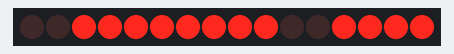
A sketch run on a simulated Arduino Uno, built with avr-gcc and run on an emulated ATmega328P. Shown: 16 shift-register outputs drawn as a row of LEDs (first output left, lit = HIGH). Wiring (inferred from the names in the program): 2 × shift register (74HC595): data pin 5; shift clock pin 6; latch pin 7. Wiring (inferred from the signals the program sends): row of LEDs: on Q0, Q1, Q2, Q3, Q4, Q5, Q6, Q7, Q8, Q9, Q10, Q11, Q12, Q13, Q14, Q15.

Above: at 0.1 s.
At 34.8 s:
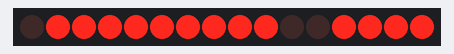
Timing chart, 0 to 40.0 s (numbered marks = the images above):
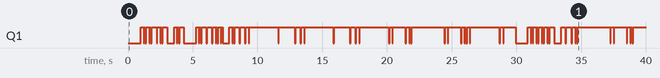

The sketch:

test.ino
```cpp
#include "src/ledAndKey/ledAndKey.h"
#include "src/ledAndKey/segDispCodes.h"

// pin definitions
#define PIN_STB 7
#define PIN_CLK 6
#define PIN_DIO 5

uint8_t dispNumbers[] = {DISP_0, DISP_1, DISP_2, DISP_3, DISP_4, DISP_5, DISP_6, DISP_7, DISP_8, DISP_9, DISP_A, DISP_b, DISP_c, DISP_d, DISP_E, DISP_F};

LedKey ledKey(PIN_STB, PIN_CLK, PIN_DIO);

uint32_t number = 0;

void setup()
{
    ledKey.init();
}

void loop()
{
    uint8_t value = ledKey.readValue();
    for (int i = 0; i < 8; i++)
    {
        ledKey.setLed(i, (value >> i) & 1);
    }

    writeNum(number);
    number++;
}

void writeNum(uint32_t num)
{
    for (int i = 0; i < 8; i++)
    {
        ledKey.setDisp(7 - i, dispNumbers[num % 10]);
        num /= 10;
    }
}
```

ledAndKey.cpp
```cpp
#include "ledAndKey.h"

LedKey::LedKey(int stb, int clk, int dio)
{
    pinStb = stb;
    pinClk = clk;
    pinDio = dio;
}

void LedKey::init()
{
    // setup pins
    pinMode(pinStb, OUTPUT);
    pinMode(pinClk, OUTPUT);
    pinMode(pinDio, OUTPUT);
    digitalWrite(pinStb, HIGH);

    // init led&key
    sendValues(CMD_MODE_WRITE_NO_INCREMENT);
    sendValues(CMD_DISPLAY_OFF);
    setAll(0x00);
    setBrightness(7);
}

void LedKey::setDisp(uint8_t disp, uint8_t data)
{
    uint8_t addr = ADDR_BASE | (disp * 2);
    sendValues(addr, data);
}

void LedKey::setLed(uint8_t led, uint8_t state)
{
    uint8_t addr = ADDR_BASE | (led * 2 + 1);
    sendValues(addr, state);
}

void LedKey::setBrightness(uint8_t brightness)
{
    brightness = brightness | BRIGHTNESS_CMD_MASK;
    sendValues(CMD_DISPLAY_ON & brightness);
}

void LedKey::setAll(uint8_t value)
{
    for (int i = 0; i < 16; i++)
    {
        sendValues(ADDR_BASE | i, value);
    }
}

uint8_t LedKey::readValue(uint8_t btn)
{
    return (readValue() >> btn) & 1;
}

uint8_t LedKey::readValue()
{
    digitalWrite(pinStb, LOW);
    shiftOut(pinDio, pinClk, LSBFIRST, CMD_MODE_READ);
    pinMode(pinDio, INPUT);

    uint8_t value = 0;
    for (int i = 0; i < 4; i++)
    {
        value |= shiftIn(pinDio, pinClk, LSBFIRST) << i;
    }

    digitalWrite(pinStb, HIGH);
    pinMode(pinDio, OUTPUT);
    return value;
}

void LedKey::sendValues(uint8_t value1, uint8_t value2)
{
    uint8_t values[] = {value1, value2};
    sendValues(values, 2);
}

void LedKey::sendValues(uint8_t value1)
{
    uint8_t values[] = {value1};
    sendValues(values, 1);
}

void LedKey::sendValues(uint8_t values[], int len)
{
    digitalWrite(pinStb, LOW);
    for (int i = 0; i < len; i++)
    {
        shiftOut(pinDio, pinClk, LSBFIRST, values[i]);
    }
    digitalWrite(pinStb, HIGH);
}
```

ledAndKey.h
```cpp
#include <Arduino.h>

#ifndef LED_AND_KEY_H
#define LED_AND_KEY_H

// led&key commands
#define CMD_MODE_WRITE 0x40
#define CMD_MODE_WRITE_NO_INCREMENT 0x44
#define CMD_MODE_READ 0x42
#define CMD_MODE_READ_NO_INCREMENT 0x46

#define CMD_DISPLAY_OFF 0x80
#define CMD_DISPLAY_ON 0x8f
#define BRIGHTNESS_CMD_MASK 0xf8
// end commands

// led&key addresses
#define ADDR_BASE 0xc0

#define ADDR_LED_0 ADDR_BASE | 0x1
#define ADDR_LED_1 ADDR_BASE | 0x3
#define ADDR_LED_2 ADDR_BASE | 0x5
#define ADDR_LED_3 ADDR_BASE | 0x7
#define ADDR_LED_4 ADDR_BASE | 0x9
#define ADDR_LED_5 ADDR_BASE | 0xb
#define ADDR_LED_6 ADDR_BASE | 0xd
#define ADDR_LED_7 ADDR_BASE | 0xf

#define ADDR_DISP_0 ADDR_BASE
#define ADDR_DISP_1 ADDR_BASE | 0x2
#define ADDR_DISP_2 ADDR_BASE | 0x4
#define ADDR_DISP_3 ADDR_BASE | 0x6
#define ADDR_DISP_4 ADDR_BASE | 0x8
#define ADDR_DISP_5 ADDR_BASE | 0xa
#define ADDR_DISP_6 ADDR_BASE | 0xc
#define ADDR_DISP_7 ADDR_BASE | 0xe
// end addresses

class LedKey
{
private:
    int pinStb;
    int pinClk;
    int pinDio;

public:
    LedKey(int stb, int clk, int dio);

    void init();

    // disp: the 7-seg-disp 0-7, data: the state of the leds
    void setDisp(uint8_t disp, uint8_t data);

    // led: 0-7, state: 0,1
    void setLed(uint8_t led, uint8_t state);

    // set brightness: 0-7
    void setBrightness(uint8_t brightness);

    // set all registers; 0x00 -> clear
    void setAll(uint8_t value);

    uint8_t readValue(uint8_t btn);

    // bits 0-7: btn 0-7
    uint8_t readValue();

    void sendValues(uint8_t value1, uint8_t value2);
    void sendValues(uint8_t value1);
    void sendValues(uint8_t values[], int len);
};

#endif // LED_AND_KEY_H
```

segDispCodes.h
```cpp
// codes for 7-seg-disp chars
#define DISP_0 0x3f
#define DISP_1 0x06
#define DISP_2 0x5b
#define DISP_3 0x4f
#define DISP_4 0x66
#define DISP_5 0x6d
#define DISP_6 0x7d
#define DISP_7 0x07
#define DISP_8 0x7f
#define DISP_9 0x6f

#define DISP_SPACE 0x00
#define DISP_EXCLAMATION_MARK 0x86
#define DISP_QUOTATION_MARK 0x22
#define DISP_SINGLE_QUOTATION_MARK 0x02
#define DISP_PLUS 0x70
#define DISP_MINUS 0x40
#define DISP_DOT 0x80
#define DISP_EQUALS 0x48
#define DISP_QUESTION_MARK 0xd3
#define DISP_AT 0x5f

#define DISP_A 0x77
#define DISP_b 0x7c
#define DISP_c 0x58
#define DISP_d 0x5e
#define DISP_E 0x79
#define DISP_F 0x71
#define DISP_G 0x3d
#define DISP_H 0x76
#define DISP_h 0x74
#define DISP_I 0x30
#define DISP_J 0x0e
#define DISP_K 0x75
#define DISP_L 0x38
#define DISP_n 0x54
#define DISP_o 0x5c
#define DISP_P 0x73
#define DISP_q 0x67
#define DISP_r 0x50
#define DISP_S 0x6d
#define DISP_t 0x78
#define DISP_U 0x3e
#define DISP_v 0x1c
#define DISP_y 0x6e
#define DISP_Z 0x5b

#define DISP_SAD 0x55
#define DISP_HAPPY 0x1d
// end codes
```
